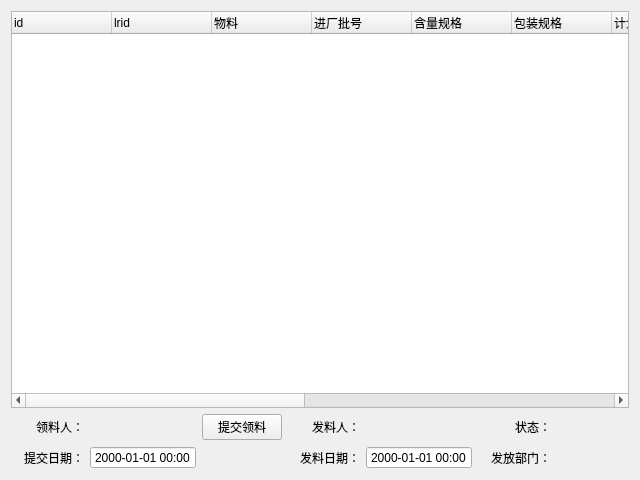
<?xml version="1.0" encoding="UTF-8"?>
<ui version="4.0">
 <class>Form</class>
 <widget class="QWidget" name="Form">
  <property name="geometry">
   <rect>
    <x>0</x>
    <y>0</y>
    <width>640</width>
    <height>480</height>
   </rect>
  </property>
  <property name="windowTitle">
   <string>Form</string>
  </property>
  <layout class="QGridLayout" name="gridLayout">
   <item row="1" column="4">
    <widget class="QLabel" name="label_provider">
     <property name="text">
      <string/>
     </property>
    </widget>
   </item>
   <item row="2" column="3">
    <widget class="QLabel" name="label_2">
     <property name="text">
      <string>发料日期：</string>
     </property>
     <property name="alignment">
      <set>Qt::AlignRight|Qt::AlignTrailing|Qt::AlignVCenter</set>
     </property>
    </widget>
   </item>
   <item row="2" column="1">
    <widget class="QDateTimeEdit" name="dateTimeEdit_applytime">
     <property name="enabled">
      <bool>true</bool>
     </property>
     <property name="focusPolicy">
      <enum>Qt::NoFocus</enum>
     </property>
     <property name="styleSheet">
      <string notr="true"/>
     </property>
     <property name="readOnly">
      <bool>true</bool>
     </property>
     <property name="buttonSymbols">
      <enum>QAbstractSpinBox::NoButtons</enum>
     </property>
     <property name="displayFormat">
      <string>yyyy-MM-dd HH:mm</string>
     </property>
    </widget>
   </item>
   <item row="0" column="0" colspan="7">
    <widget class="QTreeWidget" name="treeWidget_stufflist">
     <property name="indentation">
      <number>0</number>
     </property>
     <column>
      <property name="text">
       <string>id</string>
      </property>
     </column>
     <column>
      <property name="text">
       <string>lrid</string>
      </property>
     </column>
     <column>
      <property name="text">
       <string>物料</string>
      </property>
     </column>
     <column>
      <property name="text">
       <string>进厂批号</string>
      </property>
     </column>
     <column>
      <property name="text">
       <string>含量规格</string>
      </property>
     </column>
     <column>
      <property name="text">
       <string>包装规格</string>
      </property>
     </column>
     <column>
      <property name="text">
       <string>计划量</string>
      </property>
     </column>
     <column>
      <property name="text">
       <string>实际量</string>
      </property>
     </column>
     <column>
      <property name="text">
       <string>领取量</string>
      </property>
     </column>
     <column>
      <property name="text">
       <string>含量/效价</string>
      </property>
     </column>
     <column>
      <property name="text">
       <string>水分</string>
      </property>
     </column>
     <column>
      <property name="text">
       <string>相对密度</string>
      </property>
     </column>
     <column>
      <property name="text">
       <string>杂质</string>
      </property>
     </column>
    </widget>
   </item>
   <item row="1" column="6">
    <widget class="QLabel" name="label_status">
     <property name="text">
      <string/>
     </property>
    </widget>
   </item>
   <item row="1" column="0">
    <widget class="QLabel" name="label">
     <property name="text">
      <string>领料人：</string>
     </property>
     <property name="alignment">
      <set>Qt::AlignRight|Qt::AlignTrailing|Qt::AlignVCenter</set>
     </property>
    </widget>
   </item>
   <item row="1" column="3">
    <widget class="QLabel" name="label_4">
     <property name="text">
      <string>发料人：</string>
     </property>
     <property name="alignment">
      <set>Qt::AlignRight|Qt::AlignTrailing|Qt::AlignVCenter</set>
     </property>
    </widget>
   </item>
   <item row="1" column="5">
    <widget class="QLabel" name="label_5">
     <property name="text">
      <string>状态：</string>
     </property>
     <property name="alignment">
      <set>Qt::AlignRight|Qt::AlignTrailing|Qt::AlignVCenter</set>
     </property>
    </widget>
   </item>
   <item row="2" column="0">
    <widget class="QLabel" name="label_7">
     <property name="text">
      <string>提交日期：</string>
     </property>
     <property name="alignment">
      <set>Qt::AlignRight|Qt::AlignTrailing|Qt::AlignVCenter</set>
     </property>
    </widget>
   </item>
   <item row="1" column="1">
    <widget class="QLabel" name="label_charger">
     <property name="text">
      <string/>
     </property>
    </widget>
   </item>
   <item row="2" column="4">
    <widget class="QDateTimeEdit" name="dateTimeEdit_drawtime">
     <property name="focusPolicy">
      <enum>Qt::NoFocus</enum>
     </property>
     <property name="readOnly">
      <bool>true</bool>
     </property>
     <property name="buttonSymbols">
      <enum>QAbstractSpinBox::NoButtons</enum>
     </property>
     <property name="displayFormat">
      <string>yyyy-MM-dd HH:mm</string>
     </property>
    </widget>
   </item>
   <item row="2" column="5">
    <widget class="QLabel" name="label_9">
     <property name="text">
      <string>发放部门：</string>
     </property>
     <property name="alignment">
      <set>Qt::AlignRight|Qt::AlignTrailing|Qt::AlignVCenter</set>
     </property>
    </widget>
   </item>
   <item row="2" column="6">
    <widget class="QLabel" name="label_dept">
     <property name="text">
      <string/>
     </property>
    </widget>
   </item>
   <item row="1" column="2">
    <widget class="QPushButton" name="pushButton_apply">
     <property name="text">
      <string>提交领料</string>
     </property>
    </widget>
   </item>
  </layout>
 </widget>
 <tabstops>
  <tabstop>pushButton_apply</tabstop>
  <tabstop>treeWidget_stufflist</tabstop>
 </tabstops>
 <resources/>
 <connections/>
</ui>
